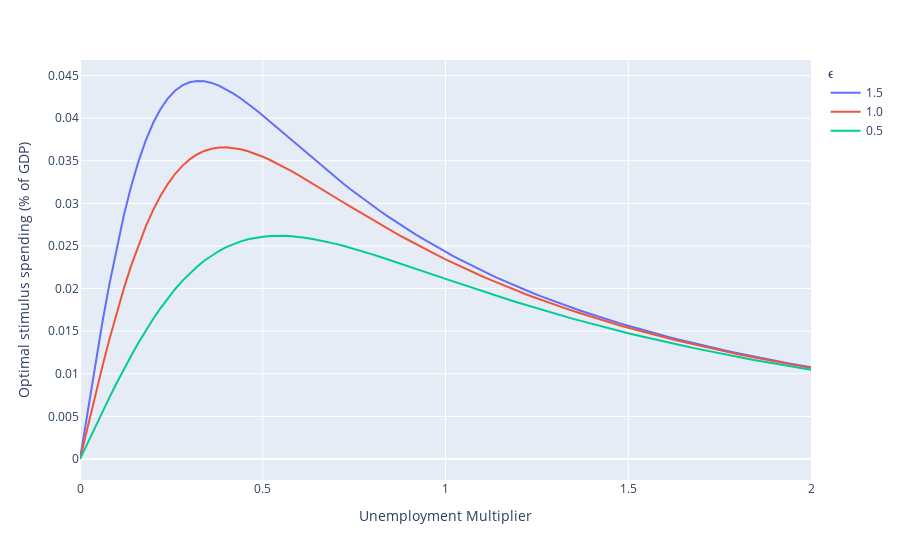

Notebook cell for this chart:
### Markdown cell above
Below is what optimal stimulus spending looks like for different unemployment multipliers and elasticities of substitution between public and private consumption. For a more detailed discussion of the implications of this graph, go to page 1325 of [Michaillat and Saez (2019](https://www.pascalmichaillat.org/6.html)).

### Code cell
stim_vals = stim_func(epsilon=params['epsilon'])
stim_vals_h = stim_func(epsilon=params['epsilon_h'])
stim_vals_l = stim_func(epsilon=params['epsilon_l'])
stim = pd.DataFrame(data={'M':M_vals,
                          params["epsilon_h"]:stim_vals_h, 
                          params["epsilon"]:stim_vals,
                          params["epsilon_l"]:stim_vals_l})
stim = stim.melt(id_vars=['M'], var_name='ϵ', value_name='G/Y')
fig = px.line(stim, x="M", y='G/Y', color='ϵ', 
              labels={"M": "Unemployment Multiplier",
                      "G/Y": "Optimal stimulus spending (% of GDP)"})
fig
